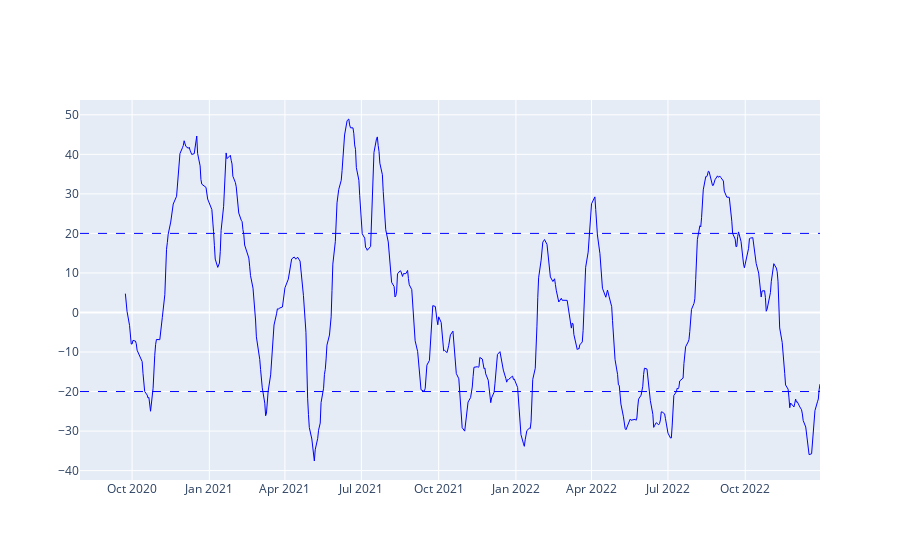

Notebook source saved alongside this figure:
### Code cell
resultados_tsi = ta.momentum.TSIIndicator(df["Close"],25,13,False)

tsi_list = list()

i=0
while i< len(resultados_tsi.tsi()):
    
    if(resultados_tsi.tsi()[i] != None):
        
        tsi_list.append(resultados_tsi.tsi()[i])
        
    i+=1
    
fig = go.Figure()

fig.add_trace(
    go.Scatter(
        name="TSI",
        x=df.index,
        y=tsi_list,
        line=dict(color='blue', width=1))
)

fig.add_hline(y=20,line_color="blue",line_width=1, line_dash="dash")
fig.add_hline(y=-20,line_color="blue",line_width=1, line_dash="dash")

### Figure 1 — Plotly figure (JSON) as saved in the notebook; plotly's stock layout.template omitted (floating-point values rounded to 4 significant figures; data arrays with more than 128 entries replaced by an {"elided": "..."} marker saying what was removed)
{"data": [{"line": {"color": "blue", "width": 1}, "name": "TSI", "type": "scatter", "x": {"elided": "600 str values"}, "y": {"elided": "600 float values"}}], "layout": {"shapes": [{"line": {"color": "blue", "dash": "dash", "width": 1}, "type": "line", "x0": 0, "x1": 1, "xref": "x domain", "y0": 20, "y1": 20, "yref": "y"}, {"line": {"color": "blue", "dash": "dash", "width": 1}, "type": "line", "x0": 0, "x1": 1, "xref": "x domain", "y0": -20, "y1": -20, "yref": "y"}]}}
